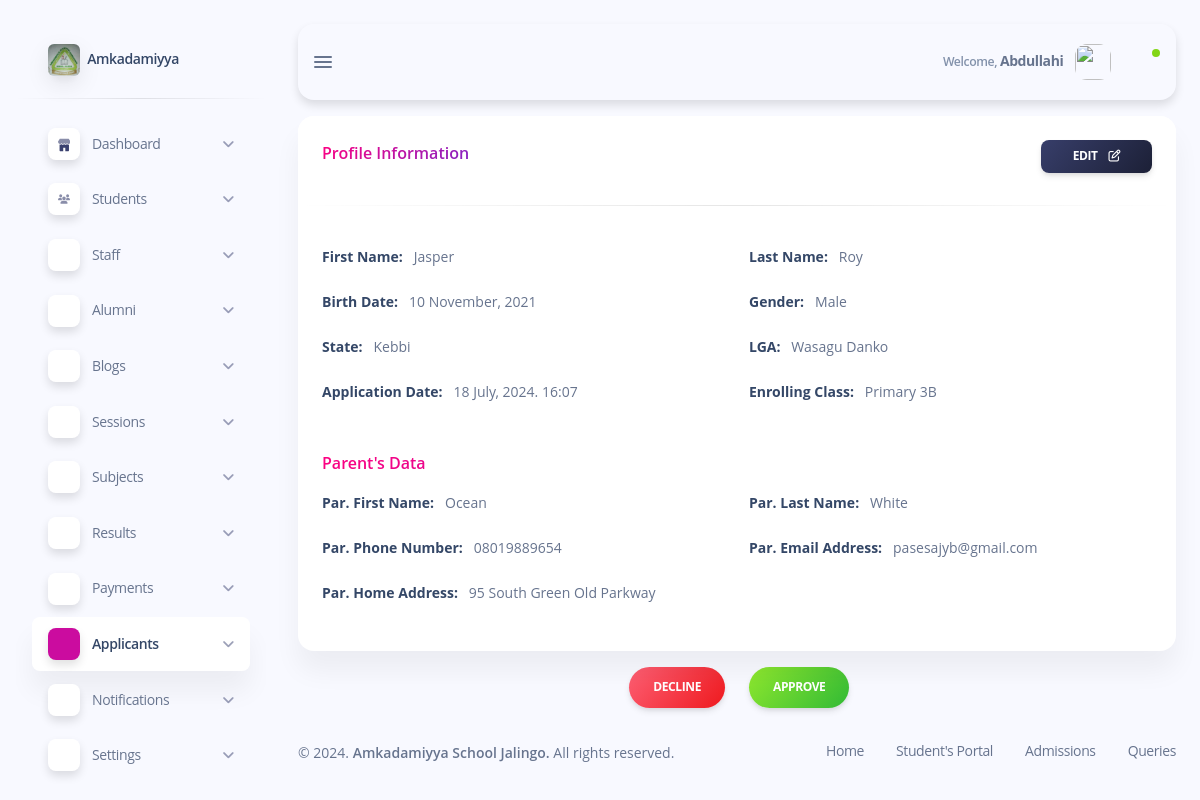
Page /subdomains/admin/admin-view-applicant.php?applicant_id=33 (signed in) on the earlier database version.
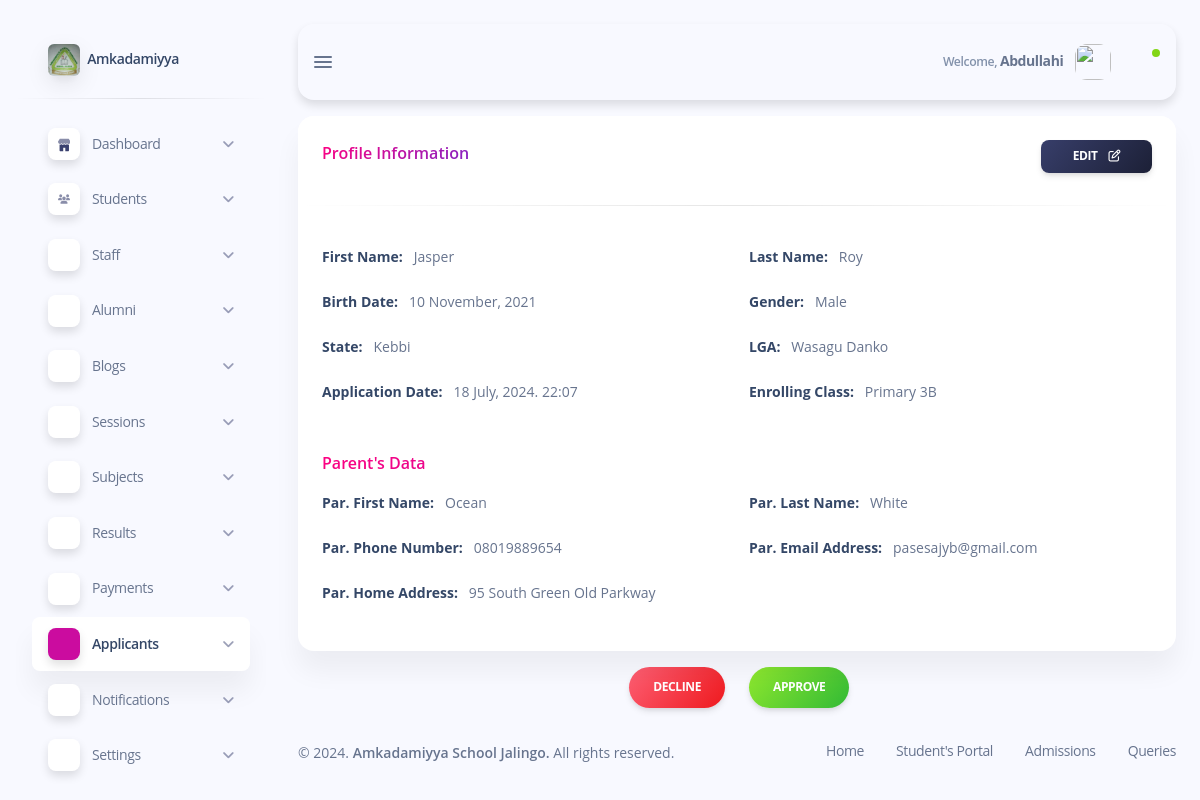
Same page on the later database version.
### tables this page shows
CREATE TABLE `applicants` (
  `applicant_id` int(11) NOT NULL,
  `enrolling_class` int(11) NOT NULL,
  `section_id` int(11) NOT NULL,
  `first_name` varchar(50) NOT NULL,
  `second_name` varchar(50) NOT NULL,
  `last_name` varchar(50) NOT NULL,
  `birth_date` date NOT NULL,
  `state` varchar(50) NOT NULL,
  `lga` varchar(50) NOT NULL,
  `gender` varchar(50) NOT NULL,
  `parent_first_name` varchar(50) NOT NULL,
  `parent_last_name` varchar(50) NOT NULL,
  `parent_email` varchar(50) NOT NULL,
  `parent_address` varchar(50) NOT NULL,
  `parent_phone_number` varchar(50) NOT NULL,
  `admission_status` int(2) NOT NULL,
  `application_code` varchar(20) NOT NULL,
  `timestamp` timestamp NOT NULL DEFAULT current_timestamp() ON UPDATE current_timestamp(),
  `registration_id` varchar(50) NOT NULL
);

### subdomains/admin/admin-view-applicant.php (the view, shortened to what the changed rows need)
<?php
require_once "create.php";
if (isset($_GET['applicant_id'])) {
    $applicant_id = $_GET['applicant_id'];
    $sql = "SELECT * FROM `applicants` WHERE `applicant_id` = ?";
    $stmt = $conn->prepare($sql);
    $stmt->bind_param("i", $applicant_id);
    $stmt->execute();
    $applicant = $stmt->get_result()->fetch_assoc();
}
?>
<!DOCTYPE html>
<html lang="en">
<head>
    <?php include "inc/admin-header.php"; ?>
</head>
<body class="g-sidenav-show bg-info-soft">
    <main class="main-content position-relative max-height-vh-100 h-100 border-radius-lg">
        <div class="container-fluid pt-3">
            <div class="row">
                <div class="col-12 mb-3">
                    <div class="card">
                        <div class="card-body">
                            <div class="row">
                                <div class="col-xxl-4 col-6 text-sm mb-4">
                                    <strong class="text-dark">First Name: </strong>&nbsp; <?php echo ucfirst($applicant['first_name']); ?>
                                </div>
                                <div class="col-xxl-4 col-6 text-sm mb-4">
                                    <strong class="text-dark">Last Name: </strong>&nbsp; <?php echo ucfirst($applicant['last_name']); ?>
                                </div>
                                <div class="col-xxl-4 col-6 text-sm mb-4">
                                    <strong class="text-dark">Birth Date: </strong>&nbsp; <?php echo date("j F, Y", strtotime($applicant['birth_date'])) ?>
                                </div>
                                <div class="col-xxl-4 col-6 text-sm mb-4">
                                    <strong class="text-dark">Gender: </strong>&nbsp; <?php echo $applicant['gender']; ?>
                                </div>
                                <div class="col-xxl-4 col-6 text-sm mb-4">
                                    <strong class="text-dark">State: </strong>&nbsp; <?php echo $applicant['state']; ?>
                                </div>
                                <div class="col-xxl-4 col-6 text-sm mb-4">
                                    <strong class="text-dark">LGA: </strong>&nbsp; <?php echo ucfirst($applicant['lga']); ?>
                                </div>
                                <div class="col-xxl-4 col-6 text-sm mb-4">
                                    <strong class="text-dark">Application Date: </strong>&nbsp; <?php echo date("j F, Y. H:m", strtotime($applicant['timestamp'])); ?>
                                </div>
                                <div class="col-xxl-4 col-6 text-sm mb-4">
                                    <strong class="text-dark">Enrolling Class: </strong>&nbsp;
                                    <?php $class_id = $applicant['enrolling_class'];
                                    $sql = "SELECT `class_name` FROM `classes` WHERE `class_id` = '$class_id'";
                                    $clasess = mysqli_query($conn, $sql);
                                    $class = mysqli_fetch_assoc($clasess);
                                    echo $class['class_name']; ?>
                                </div>
                                <h6 class="mt-4 mb-3 text-gradient text-primary">Parent's Data</h6>
                                <div class="col-xxl-4 col-6 text-sm mb-4">
                                    <strong class="text-dark">Par. First Name: </strong>&nbsp; <?php echo ucfirst($applicant['parent_first_name']); ?>
                                </div>
                                <div class="col-xxl-4 col-6 text-sm mb-4">
                                    <strong class="text-dark">Par. Last Name: </strong>&nbsp; <?php echo ucfirst($applicant['parent_last_name']); ?>
                                </div>
                                <div class="col-xxl-4 col-6 text-sm mb-4">
                                    <strong class="text-dark">Par. Phone Number: </strong>&nbsp; <?php echo $applicant['parent_phone_number']; ?>
                                </div>
                                <div class="col-xxl-4 col-6 text-sm mb-4">
                                    <strong class="text-dark">Par. Email Address: </strong>&nbsp; <?php echo $applicant['parent_email']; ?>
                                </div>
                                <div class="col-xxl-8 col-8 text-sm mb-4">
                                    <strong class="text-dark">Par. Home Address: </strong>&nbsp; <?php echo $applicant['parent_address']; ?>
                                </div>
                            </div>
                        </div>
                    </div>
                </div>
            </div>
        </div>
    </main>
</body>
</html>

Differences in the rows shown:
changed applicants "Jasper": timestamp "18 July, 2024. 16:07" → "18 July, 2024. 22:07"
